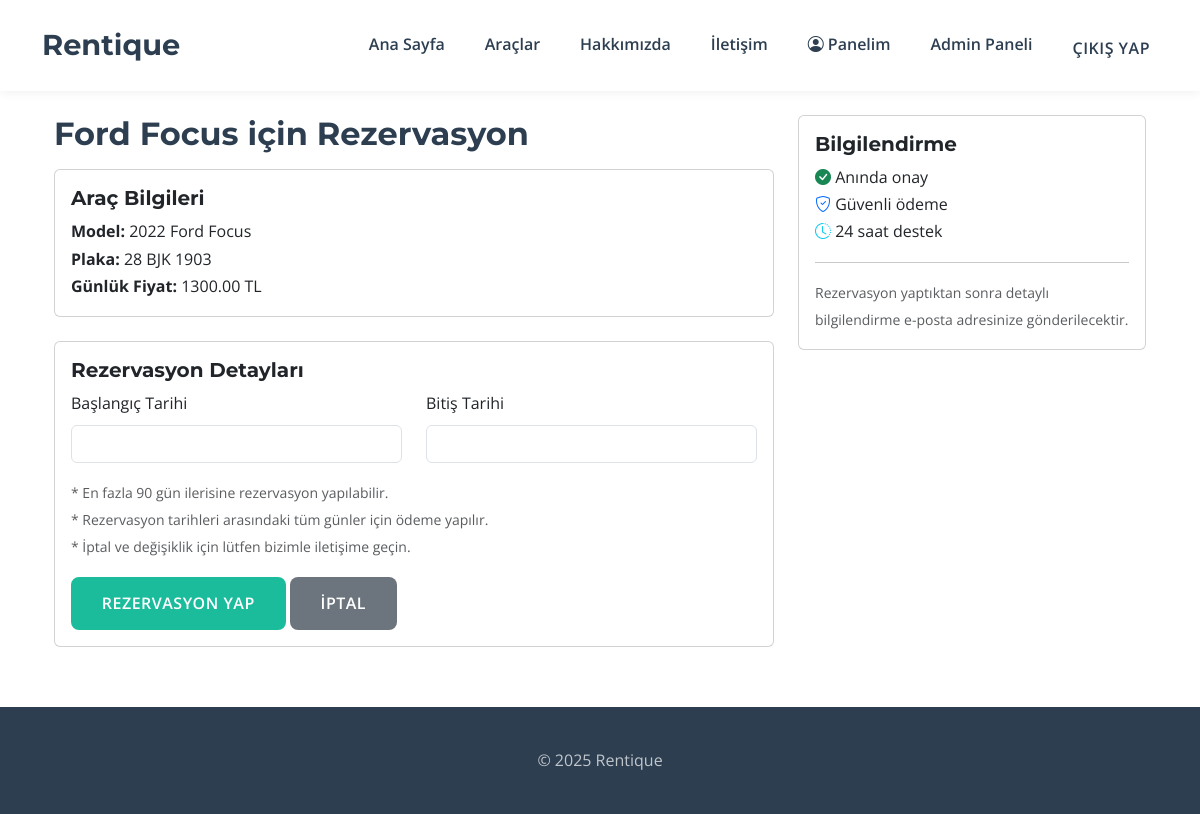
Page /rentals/car/2/reserve/ (signed in) on the committed database.
### rentals/models.py (models this page shows, shortened)
class Car(models.Model):
    STATUS_CHOICES = [
        ('available', 'Müsait'),
        ('rented', 'Kirada'),
        ('maintenance', 'Bakımda'),
    ]
    brand = models.CharField(max_length=100, verbose_name="Marka")
    model = models.CharField(max_length=100, verbose_name="Model")
    year = models.IntegerField(verbose_name="Yıl")
    license_plate = models.CharField(max_length=20, unique=True, verbose_name="Plaka")
    daily_rate = models.DecimalField(max_digits=10, decimal_places=2, verbose_name="Günlük Fiyat")
    description = models.TextField(blank=True, verbose_name="Açıklama")
    image = models.ImageField(upload_to='cars/', blank=True, null=True, verbose_name="Araç Resmi") # upload_to belirtildi
    status = models.CharField(max_length=15, choices=STATUS_CHOICES, default='available', verbose_name="Durum")
    class Meta:
        verbose_name = "Araç"
        verbose_name_plural = "Araçlar"
        ordering = ['brand', 'model'] # Sıralama eklendi

### rentals/views.py (the view, shortened to what this page needs)
# urls.py: path('car/<int:car_id>/reserve/', views.reservation_create, name='reservation_create'),
@login_required
def reservation_create(request, car_id):
    car = get_object_or_404(Car, pk=car_id)
    context = {
        'car': car,
        'min_date': datetime.now().date().strftime('%Y-%m-%d'),
        'max_date': (datetime.now().date() + timedelta(days=90)).strftime('%Y-%m-%d'),  # 90 gün ileri
    }
    return render(request, 'rentals/reservation_form.html', context)

### rentals/templates/rentals/reservation_form.html (shortened to what this page needs)
{% extends 'rentals/base.html' %}
{% block content %}
<div class="container mt-4">
    <div class="row">
        <div class="col-md-8">
            <h2>{{ car.brand }} {{ car.model }} için Rezervasyon</h2>
            <div class="card mb-4">
                <div class="card-body">
                    <h5 class="card-title">Araç Bilgileri</h5>
                    <p class="card-text">
                        <strong>Model:</strong> {{ car.year }} {{ car.brand }} {{ car.model }}<br>
                        <strong>Plaka:</strong> {{ car.license_plate }}<br>
                        <strong>Günlük Fiyat:</strong> {{ car.daily_rate }} TL
                    </p>
                </div>
            </div>
            <div class="card">
                <div class="card-body">
                    <h5 class="card-title">Rezervasyon Detayları</h5>
                    <form method="post">
                        <div class="row">
                            <div class="col-md-6 mb-3">
                                <label for="start_date" class="form-label">Başlangıç Tarihi</label>
                                <input type="text" class="form-control" id="start_date" name="start_date" required
                                    autocomplete="off">
                            </div>
                            <div class="col-md-6 mb-3">
                                <label for="end_date" class="form-label">Bitiş Tarihi</label>
                                <input type="text" class="form-control" id="end_date" name="end_date" required
                                    autocomplete="off">
                            </div>
                        </div>
                        <div class="mb-3">
                            <p class="text-muted">
                                <small>
                                    * En fazla 90 gün ilerisine rezervasyon yapılabilir.<br>
                                    * Rezervasyon tarihleri arasındaki tüm günler için ödeme yapılır.<br>
                                    * İptal ve değişiklik için lütfen bizimle iletişime geçin.
                                </small>
                            </p>
                        </div>
                        <button type="submit" class="btn btn-primary">Rezervasyon Yap</button>
                        <a href="{% url 'rentals:car_detail' pk=car.pk %}" class="btn btn-secondary">İptal</a>
                    </form>
                </div>
            </div>
        </div>
        <div class="col-md-4">
            <div class="card">
                <div class="card-body">
                    <h5 class="card-title">Bilgilendirme</h5>
                    <ul class="list-unstyled">
                        <li><i class="bi bi-check-circle-fill text-success"></i> Anında onay</li>
                        <li><i class="bi bi-shield-check text-primary"></i> Güvenli ödeme</li>
                        <li><i class="bi bi-clock-history text-info"></i> 24 saat destek</li>
                    </ul>
                    <hr>
                    <p class="mb-0">
                        <small class="text-muted">
                            Rezervasyon yaptıktan sonra detaylı bilgilendirme e-posta adresinize gönderilecektir.
                        </small>
                    </p>
                </div>
            </div>
        </div>
    </div>
</div>
{% block extra_js %}
<link rel="stylesheet" href="https://cdn.jsdelivr.net/npm/flatpickr/dist/flatpickr.min.css">
{% endblock %}
{% endblock %}

### static/css/custom.css (style rules this page uses)
:root { --primary-color: #2C3E50; --secondary-color: #FFFFFF; --accent-color: #1ABC9C; --light-gray: #F8F9FA; --text-color: #343A40; --heading-font: 'Montserrat', sans-serif; --body-font: 'Open Sans', sans-serif; --border-radius: 8px; }
body { font-family: var(--body-font); color: var(--text-color); background-color: var(--secondary-color); line-height: 1.7; font-size: 16px; }
h1, h2, h3, h4, h5, h6 { font-family: var(--heading-font); font-weight: 700; color: var(--primary-color); margin-bottom: 1rem; }
a { color: var(--accent-color); text-decoration: none; transition: color 0.3s ease; }
.btn { font-family: var(--body-font); font-weight: 600; padding: 0.8rem 1.8rem; border-radius: var(--border-radius); transition: all 0.3s ease; text-transform: uppercase; letter-spacing: 0.5px; border: 2px solid transparent; }
.btn-primary { background-color: var(--accent-color); border-color: var(--accent-color); color: #fff; }

### rows in the picture
Car: brand "Ford", model "Focus", year "2022", license_plate "28 BJK 1903", daily_rate "1300.00"
